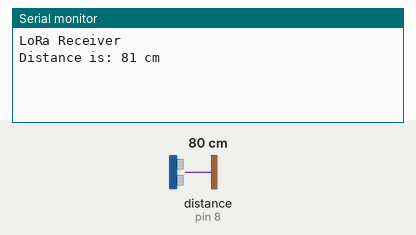
Simulated run of this sketch. Board: Arduino Uno, built with avr-gcc and run on an emulated ATmega328P. Shown: the last lines printed to the serial monitor. The test bench sets the inputs (shaded band); at power-on: distance to the obstacle (sensor on pin 8) 80 cm. The echo pulse lasts 58.3 µs per cm; no radio packets arrive unless stated.

Above: at 2.8 s.
2.9 s: distance to the obstacle (sensor on pin 8) set to 2 cm
At 5.2 s:
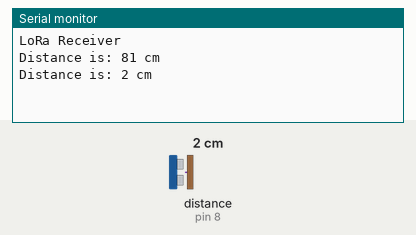
5.5 s: distance to the obstacle (sensor on pin 8) set to 4 cm
At 7.4 s:
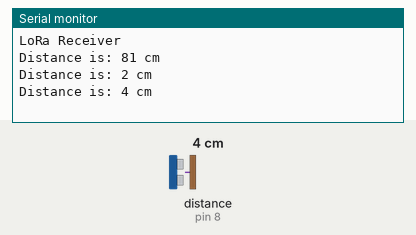
Timing chart, 0 to 8.9 s (numbered marks = the images above; inputs shaded):
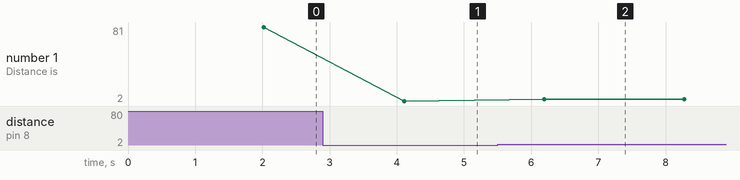

The sketch:

tx.ino
```cpp
// ask_transmitter.pde
// -*- mode: C++ -*-
// Simple example of how to use RadioHead to transmit messages
// with a simple ASK transmitter in a very simple way.
// Implements a simplex (one-way) transmitter with an TX-C1 module


#include<LoRa.h>
//#include <SPI.h> // Not actually used but needed to compile

#include <NewPing.h>

#define TRIGGER_PIN  7  // Arduino pin tied to trigger pin on the ultrasonic sensor.
#define ECHO_PIN     8  // Arduino pin tied to echo pin on the ultrasonic sensor.
#define MAX_DISTANCE 200 // Maximum distance we want to ping for (in centimeters). Maximum sensor distance is rated at 400-500cm.

NewPing sonar(TRIGGER_PIN, ECHO_PIN, MAX_DISTANCE); // NewPing setup of pins and maximum distance.


void setup(){
Serial.begin(9600);
  while (!Serial);

  Serial.println("LoRa Receiver");

  if (!LoRa.begin(433E6)) {
    Serial.println("Starting LoRa failed!");
    while (1);

// LoRa.setTxPower(20);
  }
}

void loop(){


delay(2000);                     // Wait 50ms between pings (about 20 pings/sec). 29ms should be the shortest delay between pings.
Serial.print("Distance is: ");
Serial.print(sonar.ping_cm()); // Send ping, get distance in cm and print result (0 = outside set distance range)
Serial.println(" cm");
LoRa.beginPacket(); ///send packet
LoRa.print(sonar.ping_cm());
LoRa.endPacket();
delay(20);
}
```

Measured:
- after the input at 2.9 s, the serial monitor: prints a new line after 1.2 s (image 1)
- after the input at 5.5 s, the serial monitor: prints a new line after 0.69 s (image 2)
- plotted number 1: 81 → 2 after the input at 2.9 s, 2 → 4 after the input at 5.5 s
